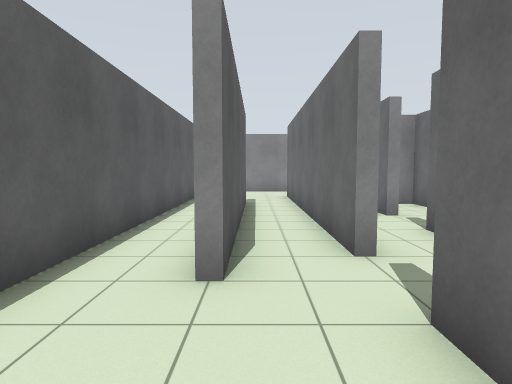
view 1 (above)

24 first-person views from a walk through a world built for the Gazebo simulator. The camera is 1.2 m above the floor, tilts 4° down and sees 75° across. The floor is counted in squares, 1 m on a side. Each view is taken from the middle of a square. On the plan, view 1 faces up. The plan holds only what a view shows up to about 13 squares ahead; the rest is blank.

view 2
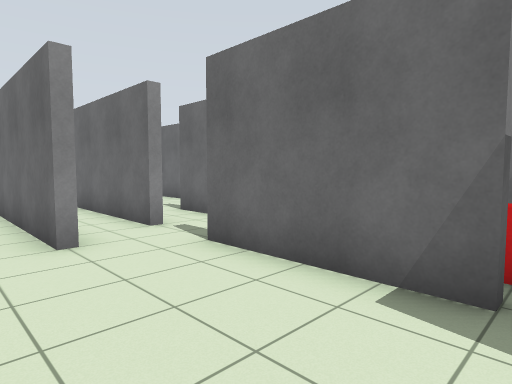

view 3
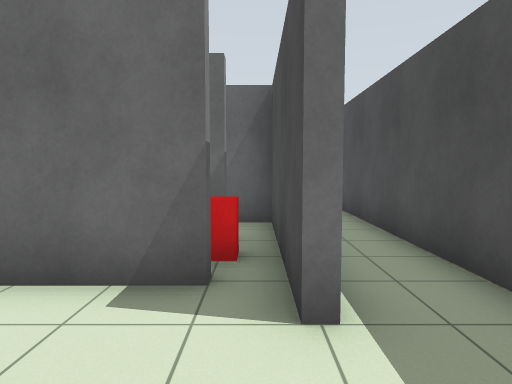

view 4
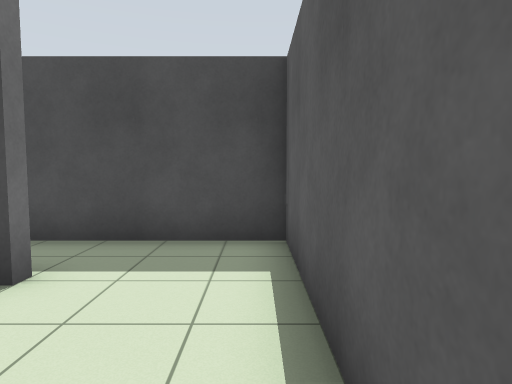

view 5
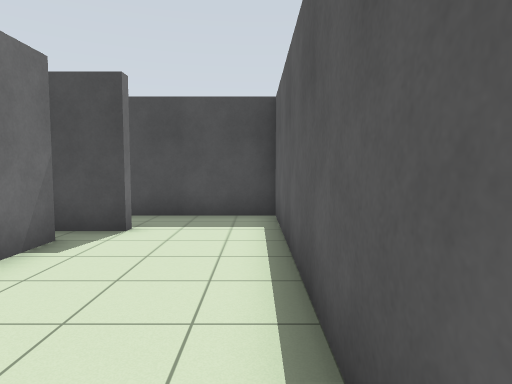

view 6
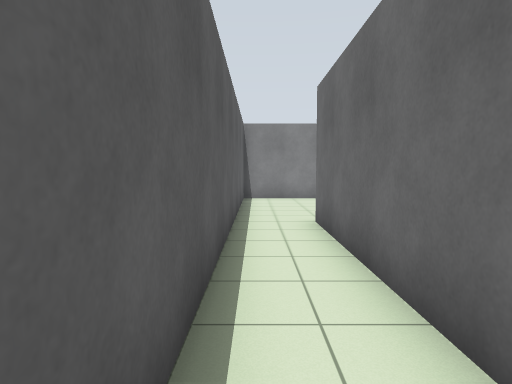

view 7
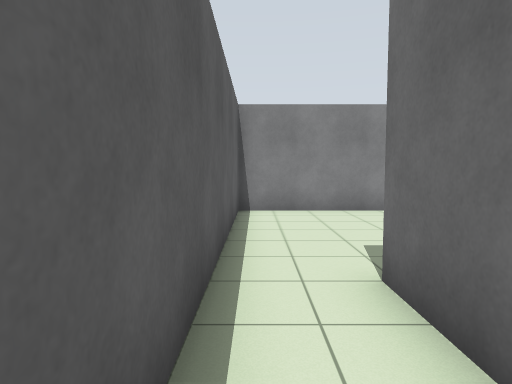

view 8
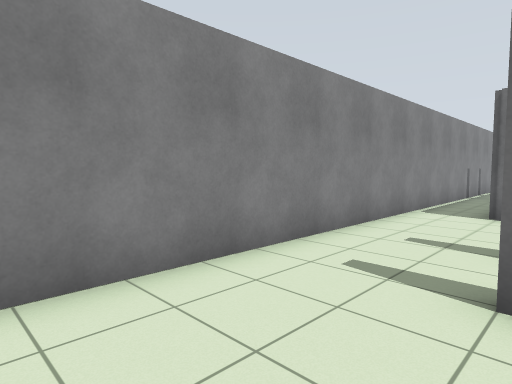

view 9
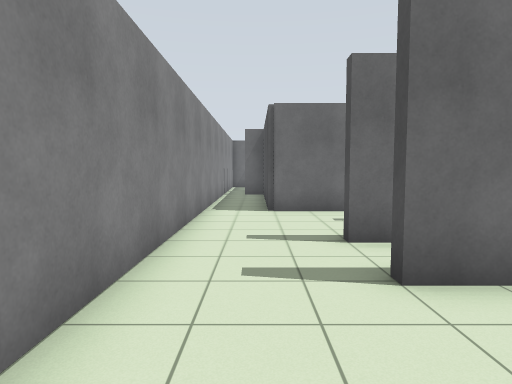

view 10
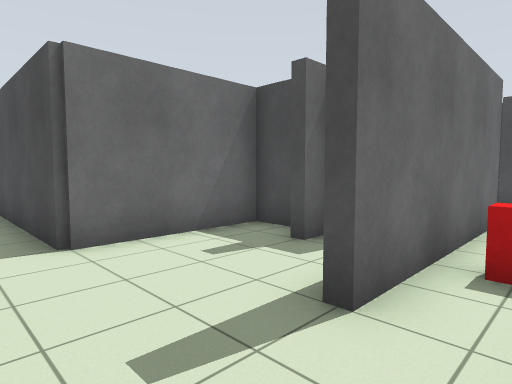

view 11
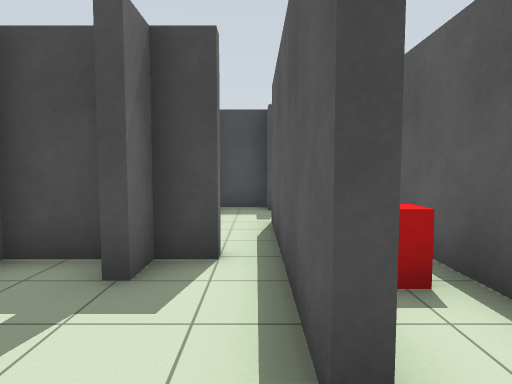

view 12
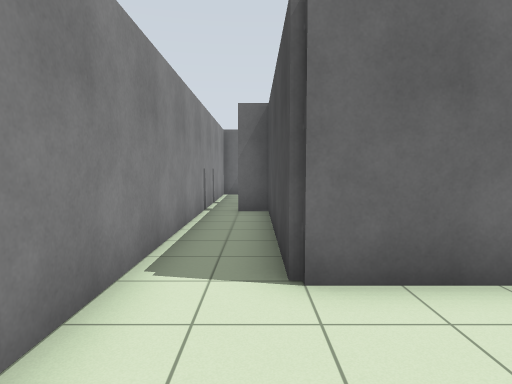

view 13
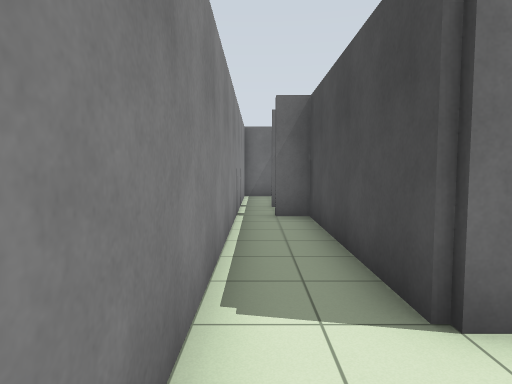

view 14
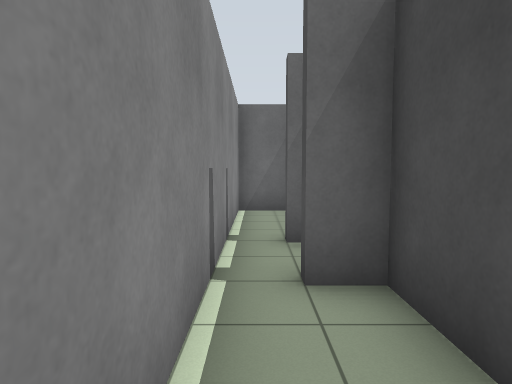

view 15
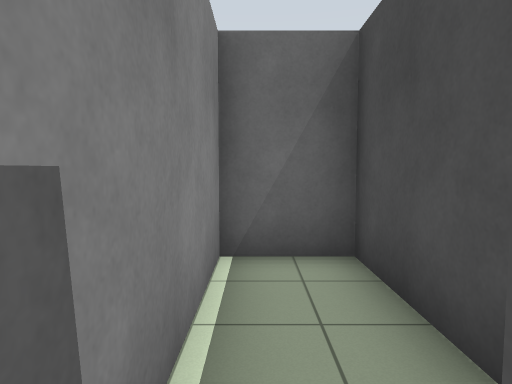

view 16
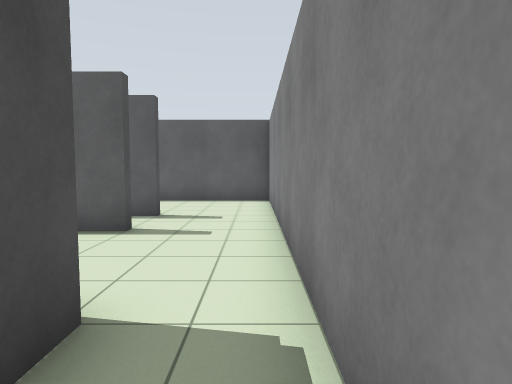

view 17
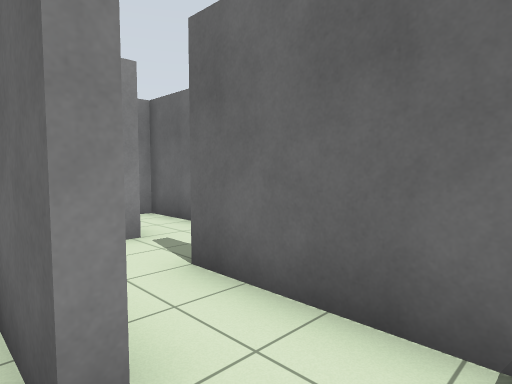

view 18
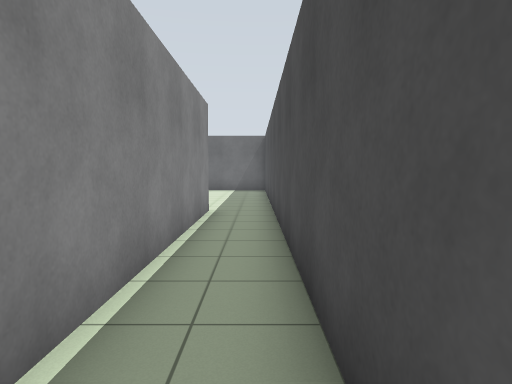

view 19
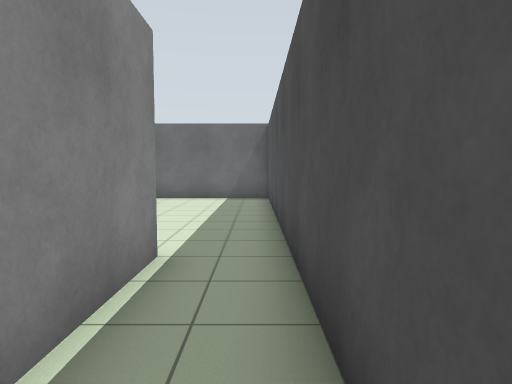

view 20
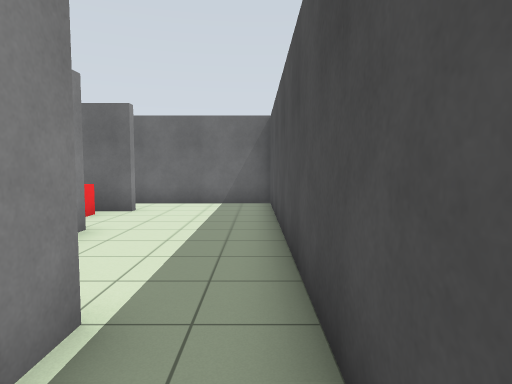

view 21
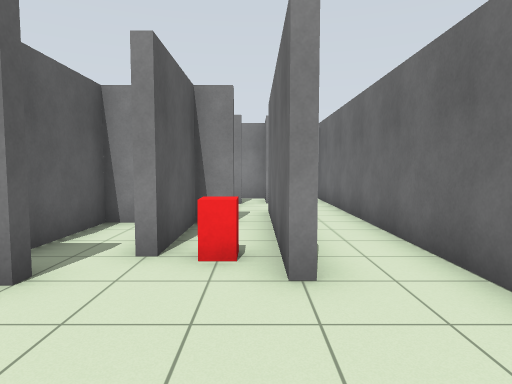

view 22
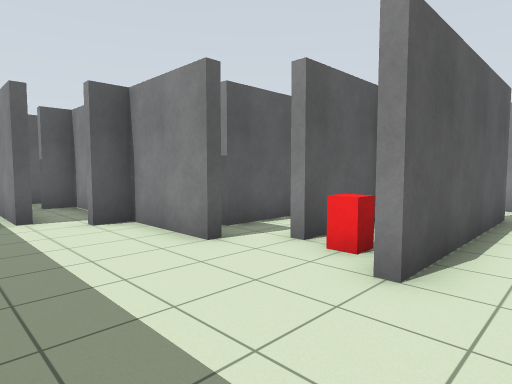

view 23
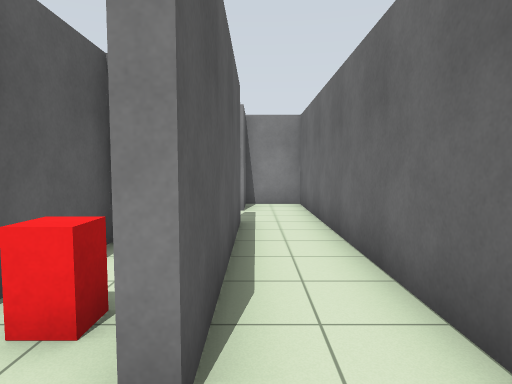

view 24
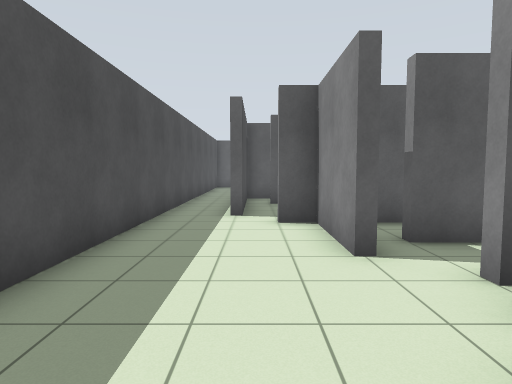

### Floor plan
Points are (right, up) in squares from view 1. A wall is a line through its corners. A room is listed if a view was taken in it or the views show most of it. See-through windows are left out.
Room 1 (views 1, 2, 3, 4, 17, 18)
walls: (1.4, -1.6) (1.4, 2.5); (0.5, -2.8) (0.5, -2.4) (1.5, -2.4); (-0.3, 3.5) (-0.6, 3.5); (-2.5, 3.5) (-2.5, -4.5) (2.5, -4.5)
ways out: opening at (-0.7, 4) to room 2; opening at (3, -3.5) to room 4
objects: red box (2, -2) to (3, -1)
Room 2 (views 5, 6, 7, 8, 9, 10, 11, 12, 13, 14, 16)
walls: (1.4, 13.5) (1.4, 14.5) (1.6, 14.5) (1.6, 13.8); (1.6, 11.6) (1.6, 10.5); (4.5, 11.2) (4.5, 11.6) (5.3, 11.6); (5.3, 12.5) (5.8, 12.5); (6, 11.6) (7.3, 11.6) (7.3, 15.6) (13.3, 15.6) (13.3, 16.5); (-0.3, 10.9) (-0.3, 3.5); (3.6, 8.5) (3.4, 8.5) (3.4, 14.5) (3.6, 14.5) (3.6, 12); (1.8, 4.5) (1.4, 4.5) (1.4, 11.4); (-0.6, 3.5) (-0.6, 11.5); (13.5, 17.5) (-2.5, 17.5) (-2.5, 3.5)
ways out: opening at (-0.7, 4) to room 1; opening at (14, 17) to room 3; opening at (2, 3.5) to room 5; opening at (3, 5.5) to room 5; opening at (4, 7.5)
objects: red box (2, 12) to (3, 13)
Room 3 (view 15)
walls: (16.8, 15.6) (19.5, 15.6) (19.5, 17.5) (13.5, 17.5); (15.2, 16.5) (15.8, 16.5); (13.3, 16.5) (13.8, 16.5)
ways out: opening at (14, 17) to room 2
Room 4 (views 19, 20, 21, 22, 23, 24)
walls: (14.5, -0.2) (14.5, -0.5) (11.7, -0.5) (11.7, -1.5) (11.2, -1.5); (13.7, 3.5) (13.7, 0.5) (13.2, 0.5); (15.7, 3.5) (15.7, 1.4); (8.9, -0.5) (7.7, -0.5) (7.7, -1.5) (7.2, -1.5); (19.5, -4.6) (19.5, 9.3) (17.6, 9.3); (7, -2.4) (10.5, -2.4) (10.5, -2.7) (3.4, -2.7); (17.7, 5.6) (17.7, -0.5) (17.4, -0.5) (17.4, 5); (17.8, 7.3) (17.4, 7.3) (17.4, 8.9); (17.7, 8.9) (17.7, 7.8); (2.5, -4.5) (19.1, -4.5)
ways out: opening at (3, -3.5) to room 1; opening at (17, 8)
objects: red box (16, 1) to (17, 1)
Room 5 (no view inside)
walls: (3.4, 3.2) (3.4, 6.5)
ways out: opening at (2, 3.5) to room 2; opening at (3, 5.5) to room 2

Where each view was taken, in squares from view 1:
view 1: 0 up, 0 right, facing up
view 2: 2 down, 2 left, facing up-right
view 3: 2 down, 2 left, facing right
view 4: 1 up, 2 left, facing down
view 5: 4 up, 2 left, facing down
view 6: 4 up, 2 left, facing up
view 7: 8 up, 2 left, facing up
view 8: 14 up, 2 left, facing up-right
view 9: 16 up, 2 left, facing right
view 10: 17 up, 2 right, facing down-right
view 11: 16 up, 4 right, facing down
view 12: 16 up, 4 right, facing right
view 13: 17 up, 5 right, facing right
view 14: 17 up, 10 right, facing right
view 15: 17 up, 15 right, facing right
view 16: 17 up, 10 right, facing left
view 17: 3 up, 1 right, facing up-right
view 18: 4 down, 1 right, facing right
view 19: 4 down, 6 right, facing right
view 20: 4 down, 8 right, facing right
view 21: 4 down, 17 right, facing up
view 22: 4 down, 19 right, facing up-left
view 23: 2 down, 18 right, facing up
view 24: 2 down, 19 right, facing left
